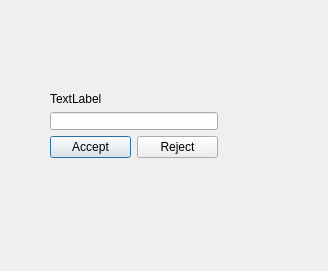
<?xml version="1.0" encoding="UTF-8"?>
<ui version="4.0">
 <class>Dialog</class>
 <widget class="QDialog" name="Dialog">
  <property name="geometry">
   <rect>
    <x>0</x>
    <y>0</y>
    <width>328</width>
    <height>271</height>
   </rect>
  </property>
  <property name="windowTitle">
   <string>Dialog</string>
  </property>
  <widget class="QWidget" name="">
   <property name="geometry">
    <rect>
     <x>50</x>
     <y>92</y>
     <width>168</width>
     <height>66</height>
    </rect>
   </property>
   <layout class="QVBoxLayout" name="verticalLayout_2">
    <item>
     <layout class="QVBoxLayout" name="verticalLayout">
      <item>
       <widget class="QLabel" name="label">
        <property name="text">
         <string>TextLabel</string>
        </property>
       </widget>
      </item>
      <item>
       <widget class="QLineEdit" name="txtName"/>
      </item>
     </layout>
    </item>
    <item>
     <layout class="QHBoxLayout" name="horizontalLayout">
      <item>
       <widget class="QPushButton" name="btnAccept">
        <property name="text">
         <string>Accept</string>
        </property>
       </widget>
      </item>
      <item>
       <widget class="QPushButton" name="btnReject">
        <property name="text">
         <string>Reject</string>
        </property>
       </widget>
      </item>
     </layout>
    </item>
   </layout>
  </widget>
 </widget>
 <resources/>
 <connections>
  <connection>
   <sender>btnReject</sender>
   <signal>clicked()</signal>
   <receiver>Dialog</receiver>
   <slot>reject()</slot>
   <hints>
    <hint type="sourcelabel">
     <x>200</x>
     <y>143</y>
    </hint>
    <hint type="destinationlabel">
     <x>241</x>
     <y>137</y>
    </hint>
   </hints>
  </connection>
 </connections>
</ui>
